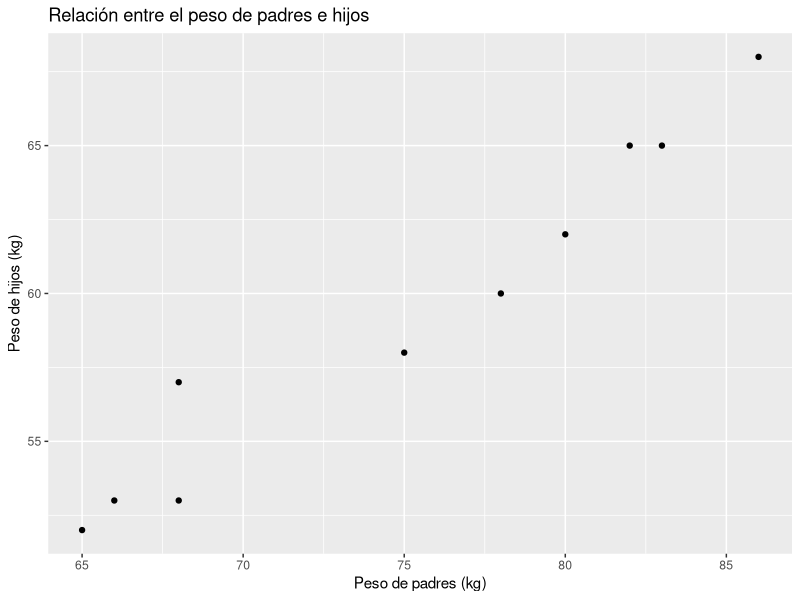
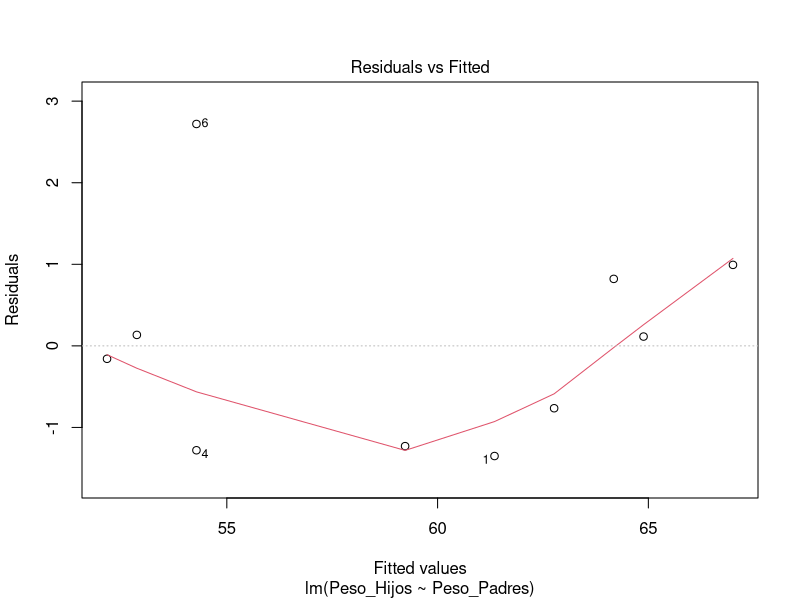
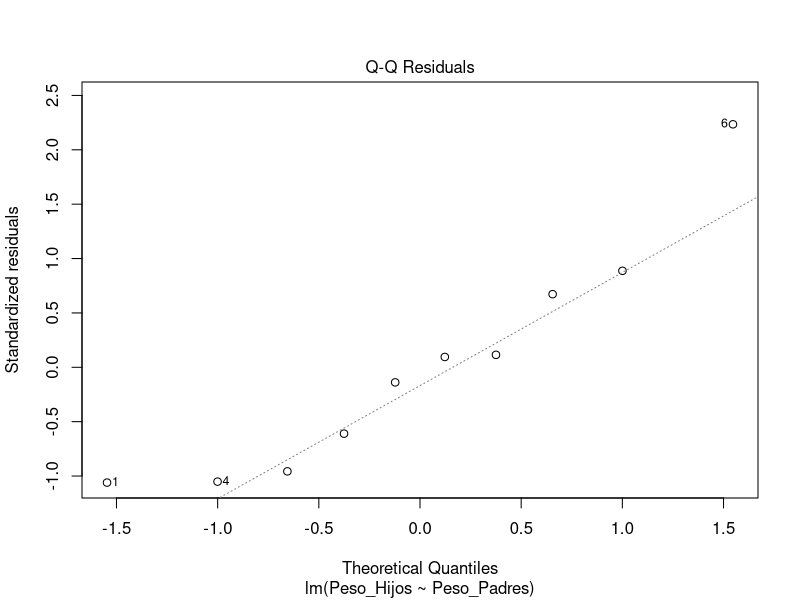

The R script that drew these images, in order:
## ---- chunk 1
# Instalación y carga de paquetes necesarios
if (!require(tidyverse)) install.packages("tidyverse")
if (!require(car)) install.packages("car")
if (!require(lmtest)) install.packages("lmtest")
if (!require(nortest)) install.packages("nortest")

## ---- chunk 2
# Datos del ejemplo: peso de padres (X) y peso de hijos (Y) en kilogramos
datos <- data.frame(
  Peso_Padres = c(78, 65, 86, 68, 83, 68, 75, 80, 82, 66),
  Peso_Hijos = c(60, 52, 68, 53, 65, 57, 58, 62, 65, 53)
)
## ---- chunk 3
# Gráfico de dispersión
ggplot(datos, aes(x = Peso_Padres, y = Peso_Hijos)) +
  geom_point() +
  labs(title = "Relación entre el peso de padres e hijos",
       x = "Peso de padres (kg)",
       y = "Peso de hijos (kg)")
## ---- chunk 4
modelo <- lm(Peso_Hijos ~ Peso_Padres, data = datos)

## ---- chunk 5
summary(modelo)
## ---- chunk 6
plot(modelo, which = 1)  # Residuals vs Fitted
## ---- chunk 7
# Gráfico Q-Q
plot(modelo, which = 2)  # Normal Q-Q
## ---- chunk 8
shapiro.test(residuals(modelo))
## ---- chunk 9
ad.test(residuals(modelo))
## ---- chunk 10
bptest(modelo)


## ---- chunk 11
# Nuevos valores de Peso_Padres
nuevos_pesos <- data.frame(Peso_Padres = c(60, 75, 80))

# Predicción con intervalos de predicción
predicciones <- predict(modelo, nuevos_pesos, interval = "prediction")
predicciones
